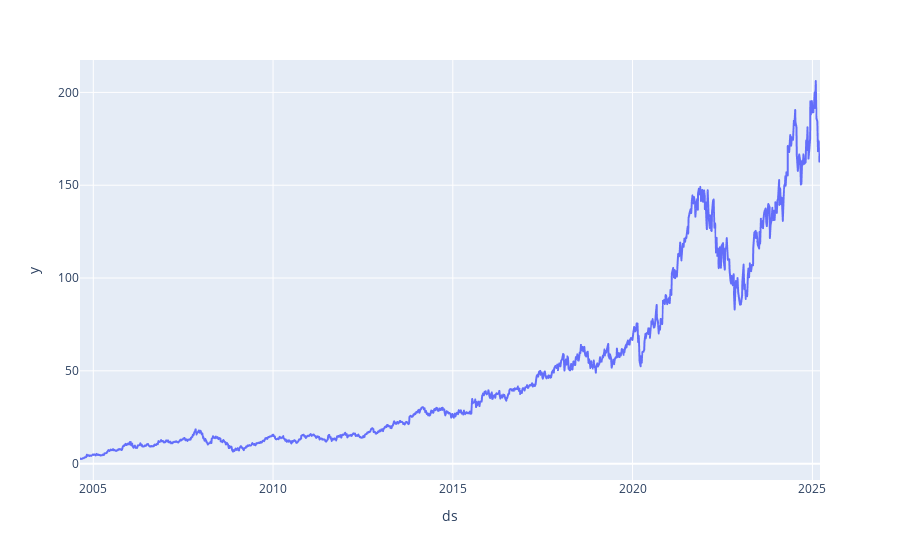

Source (notebook cell):
### Code cell
fig = px.line(df, x=df["ds"], y=df["y"])
fig.show()

### Figure 1 — Plotly figure (JSON) as saved in the notebook; plotly's stock layout.template omitted (floating-point values rounded to 4 significant figures; data arrays with more than 128 entries replaced by an {"elided": "..."} marker saying what was removed)
{"data": [{"hovertemplate": "ds=%{x}<br>y=%{y}<extra></extra>", "legendgroup": "", "line": {"color": "#636efa", "dash": "solid"}, "marker": {"symbol": "circle"}, "mode": "lines", "name": "<b style=\"color:sandybrown\">[R]</b>  <i style=\"color:#fc9944\">~8D</i>", "showlegend": false, "type": "scattergl", "uid": "707ca806-e4ce-451c-b178-3a8abf201255", "x": {"elided": "1000 str values"}, "xaxis": "x", "y": {"elided": "1000 float values"}, "yaxis": "y"}], "layout": {"legend": {"tracegroupgap": 0}, "margin": {"t": 60}, "xaxis": {"anchor": "y", "domain": [0, 1], "title": {"text": "ds"}}, "yaxis": {"anchor": "x", "domain": [0, 1], "title": {"text": "y"}}}}
